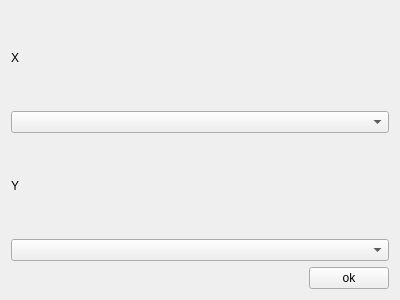
<?xml version="1.0" encoding="UTF-8"?>
<ui version="4.0">
 <class>Form</class>
 <widget class="QWidget" name="Form">
  <property name="geometry">
   <rect>
    <x>0</x>
    <y>0</y>
    <width>400</width>
    <height>300</height>
   </rect>
  </property>
  <property name="windowTitle">
   <string>Form</string>
  </property>
  <layout class="QGridLayout" name="gridLayout">
   <item row="1" column="0">
    <layout class="QVBoxLayout" name="verticalLayout">
     <item>
      <widget class="QLabel" name="x_label">
       <property name="text">
        <string>X</string>
       </property>
      </widget>
     </item>
     <item>
      <widget class="QComboBox" name="x_cb"/>
     </item>
     <item>
      <widget class="QLabel" name="y_label">
       <property name="text">
        <string>Y</string>
       </property>
      </widget>
     </item>
     <item>
      <widget class="QComboBox" name="y_cb"/>
     </item>
     <item>
      <layout class="QHBoxLayout" name="horizontalLayout">
       <item>
        <spacer name="horizontalSpacer">
         <property name="orientation">
          <enum>Qt::Horizontal</enum>
         </property>
         <property name="sizeHint" stdset="0">
          <size>
           <width>40</width>
           <height>20</height>
          </size>
         </property>
        </spacer>
       </item>
       <item>
        <widget class="QPushButton" name="pushButton">
         <property name="text">
          <string>ok</string>
         </property>
        </widget>
       </item>
      </layout>
     </item>
    </layout>
   </item>
  </layout>
 </widget>
 <resources/>
 <connections/>
</ui>
